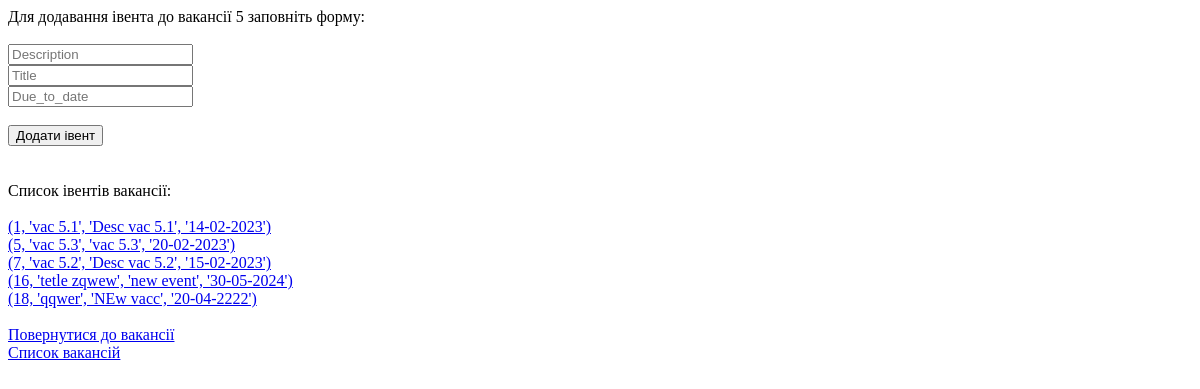
The app's page /vacancy/5/events/, older data.
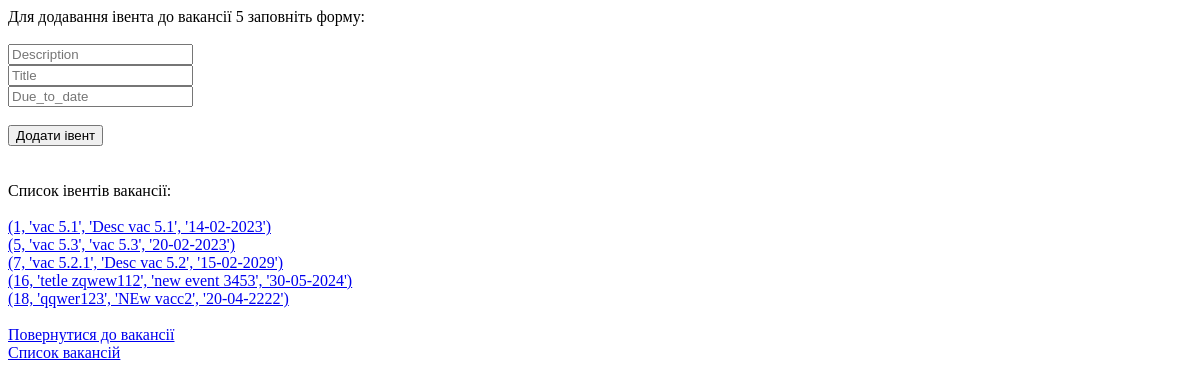
The same page, newer data.
### models.py (models this page shows, shortened)
class Event(Base):
    __tablename__ = 'event'
    id = Column(Integer, primary_key=True, unique=True, autoincrement=True)
    vacancy_id = Column(Integer, ForeignKey('vacancy.id'))
    description = Column(String(255), nullable=False)
    event_date = Column(DateTime, default=datetime.utcnow)
    title = Column(String(50), nullable=False)
    due_to_date = Column(String(50), nullable=False)
    status = Column(Integer, nullable=False)

### main.py (the view, shortened to what this page needs)
@app.route("/vacancy/<int:vacancy_id>/events/", methods=['GET', 'POST'])
def vacancy_events(vacancy_id):
    al_db.init_db()
    result = al_db.db_session.query(Event.id, Event.title, Event.description,
                                    Event.due_to_date).where(Event.vacancy_id == vacancy_id)
    return render_template('event_add.html', vacancy_id=vacancy_id, events=result)

### al_db.py (called while the page is built)
def init_db():
    Base.metadata.create_all(bind=engine)

### templates/event_add.html (shortened to what this page needs)
<!DOCTYPE html>
<html lang="en">
<head>
</head>
<body>
Для додавання івента до вакансії {{vacancy_id}} заповніть форму:</br></br>
<form action="/vacancy/{{vacancy_id}}/events/" method="POST">
    <input type="text" name="description" placeholder="Description"><br/>
    <input type="text" name="title" placeholder="Title"><br/>
    <input type="text" name="due_to_date" placeholder="Due_to_date"><br/></br>
    <input type="submit" value="Додати івент">
</form>
</br></br>Список івентів вакансії:</br></br>
<div>
    {% for event in events %}
    <a href="/vacancy/{{vacancy_id}}/events/{{event[0]}}/">{{event}}</a>  </br>
    {% endfor %}
</div>
</br><a href="/vacancy/{{vacancy_id}}/">Повернутися до вакансії</a>
</br><a href="/vacancy/">Список вакансій</a>
</body>
</html>

Row changes from the older to the newer data that the page shows:
changed Event (number 3 of 5 on the later page): event "(7, 'vac 5.2', 'Desc vac 5.2', '15-02-2023')" → "(7, 'vac 5.2.1', 'Desc vac 5.2', '15-02-2029')"
changed Event (number 4 of 5 on the later page): event "(16, 'tetle zqwew', 'new event', '30-05-2024')" → "(16, 'tetle zqwew112', 'new event 3453', '30-05-2024')"
changed Event (number 5 of 5 on the later page): event "(18, 'qqwer', 'NEw vacc', '20-04-2222')" → "(18, 'qqwer123', 'NEw vacc2', '20-04-2222')"
